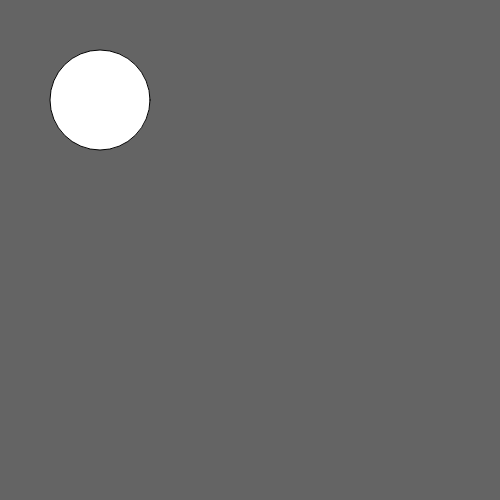
Frame 1 (no input)
Frame 60 (no input): identical to frame 1, image omitted
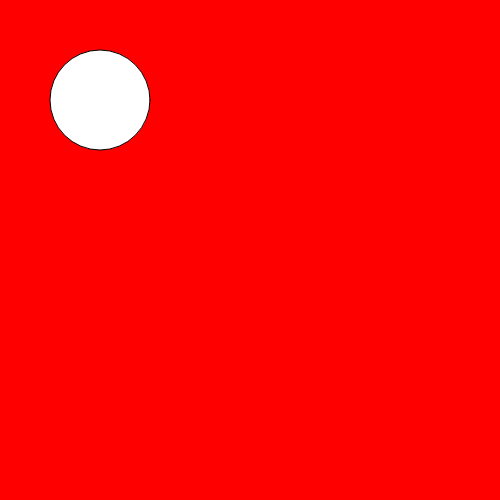
Frame 120 (the mouse pressed at the canvas centre since frame 60)

The p5.js sketch that drew these frames (run headless with seeded random() and noise() and a simulated clock; from frame 60 on, the mouse is pressed at the canvas centre):

// p5.js sketch
// ── sketch.js
function setup() {
  createCanvas(500, 500);
}


function draw() {

  if (mouseIsPressed) {
    background('red');
  } else {
    background(100);
  }


  //put your shapes here!
  if (mouseIsPressed) {
    
  }
  ellipse(100, 100, 100, 100) ;
}
